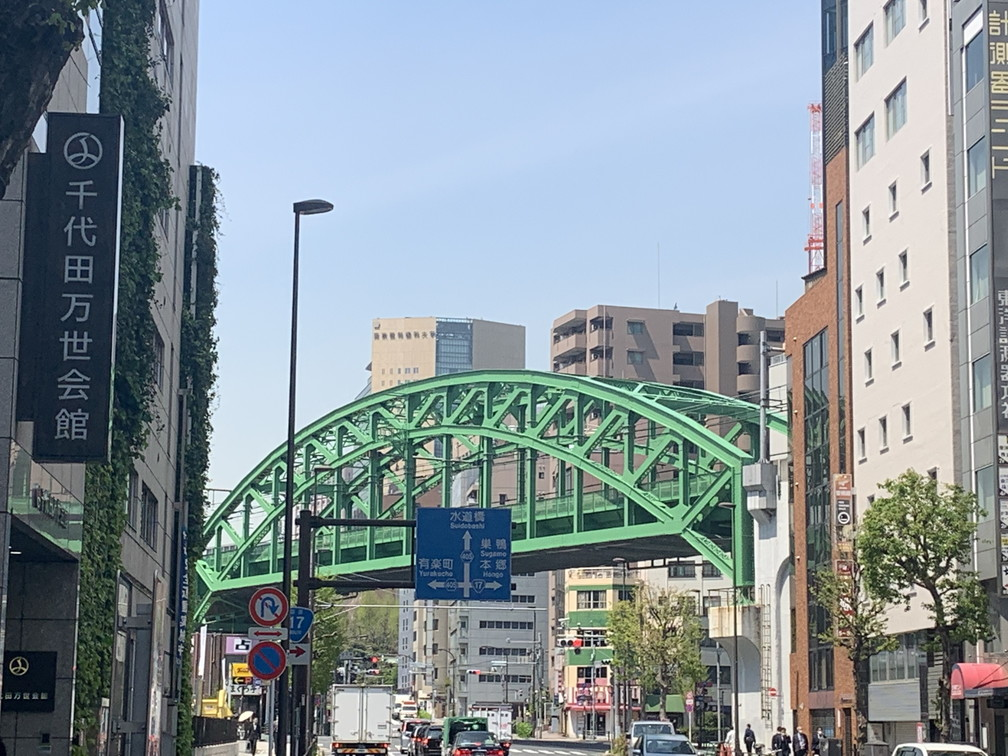
#> input picture src/img/pillow_sample.jpg, 1008 x 756 px, found by its file name
$ python recipe_247_01.py
#> lines starting #> are read from the running program, lines starting #| are printed output that depends on the picture
# 実行する際はimgフォルダのpillow_sample.jpgをカレントディレクトリに配置してください。

from PIL import Image

image = Image.open("pillow_sample.jpg")
#> image is the input picture: PIL image 1008x756 RGB; mean R, G, B 133.9, 145.8, 151.4
rect = (400, 500, 525, 625)
new_image = image.crop(rect)
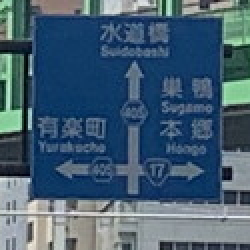
#> new_image: PIL image 125x125 RGB (shown 2 times larger); mean R, G, B 68.3, 94.1, 114.1
new_image.save("pillow_crop.jpg")
